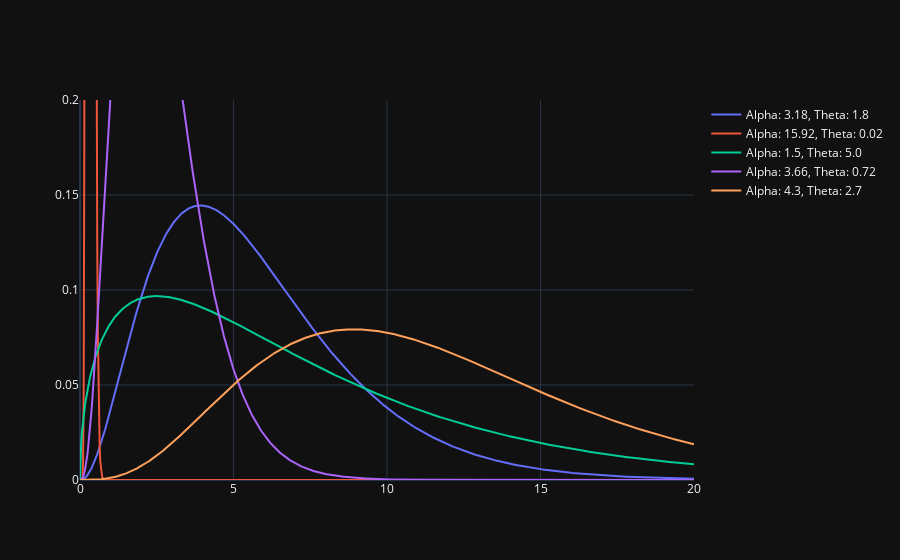

Here is the notebook cell this chart was saved with:
### Markdown cell above
### Plot: Multiple Gamma distributions

### Code cell
pio.renderers.default = "plotly_mimetype"


# Create figure
fig = go.Figure()

#define x-axis values
x = np.linspace (0, 20, 1000)

step_range = np.arange(0, 10, 0.02)

gamma_values = [[3.18, 1.8],
                [15.92, 0.02],
                [1.5, 5.0],
                [3.66, 0.72],
                [4.3, 2.7]]

# Add traces, one for each slider step
for alpha, theta in gamma_values:
    fig.add_trace(
        go.Scatter(
            x=x,
            y=stats.gamma.pdf(x, a=alpha, scale=theta),
            name=f'Alpha: {alpha}, Theta: {theta}'
        )
    )

fig.update_layout(yaxis_range=[0,0.2])

fig.show()

### Figure 1 — Plotly figure (JSON) as saved in the notebook; plotly's stock layout.template omitted (floating-point values rounded to 4 significant figures; data arrays with more than 128 entries replaced by an {"elided": "..."} marker saying what was removed)
{"data": [{"name": "Alpha: 3.18, Theta: 1.8", "x": {"elided": "1000 float values"}, "y": {"elided": "1000 float values"}, "type": "scatter"}, {"name": "Alpha: 15.92, Theta: 0.02", "x": {"elided": "1000 float values"}, "y": {"elided": "1000 float values"}, "type": "scatter"}, {"name": "Alpha: 1.5, Theta: 5.0", "x": {"elided": "1000 float values"}, "y": {"elided": "1000 float values"}, "type": "scatter"}, {"name": "Alpha: 3.66, Theta: 0.72", "x": {"elided": "1000 float values"}, "y": {"elided": "1000 float values"}, "type": "scatter"}, {"name": "Alpha: 4.3, Theta: 2.7", "x": {"elided": "1000 float values"}, "y": {"elided": "1000 float values"}, "type": "scatter"}], "layout": {"yaxis": {"range": [0, 0.2]}}}
